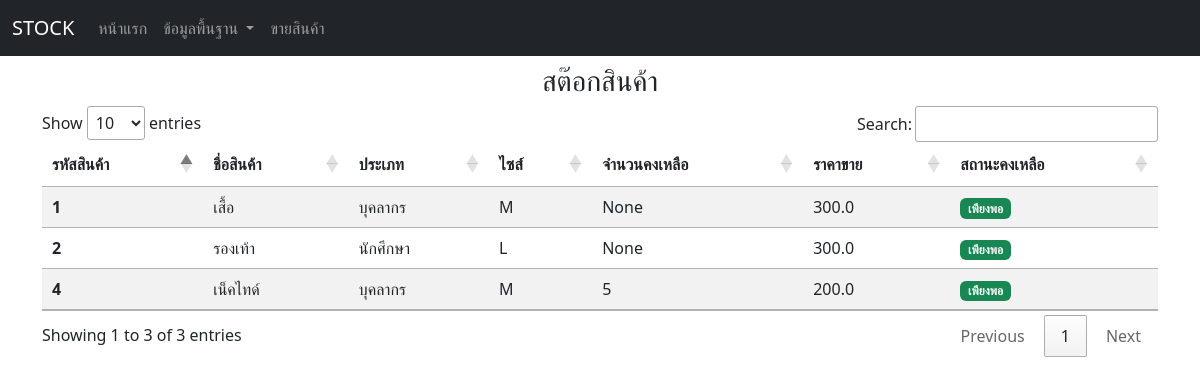
The page / on the database its author committed.
### myapp/models.py (models this page shows, shortened)
class STK_PRD(models.Model):
    PRD_NAME = models.CharField(max_length=100)
    TYPE_ID = models.ForeignKey(STK_TYPE, on_delete=models.CASCADE)
    SIZE_ID = models.ForeignKey(STK_SIZE, on_delete=models.CASCADE)
    PRD_NUMB = models.IntegerField(null=True)
    PRD_PRICE = models.FloatField()
    class Meta:
        unique_together = ['PRD_NAME', 'TYPE_ID', 'SIZE_ID']

class STK_TYPE(models.Model):
    TYPE_NAME = models.CharField(max_length=100)

class STK_SIZE(models.Model):
    SIZE_NAME = models.CharField(max_length=100)

### myapp/views.py (the view)
# urls.py: path('',views.index, name="index"),
def index(request):
    all_STK_PRD = STK_PRD.objects.all()
    return render(request, "index.html", {"all_STK_PRD": all_STK_PRD})

### myapp/templates/index.html (shortened to what this page needs)
{% extends "base.html" %}
{% block content %}
<h3 class="text-center">สต๊อกสินค้า</h3>
<table id="myTable" class="table table-striped table-hover">
  <thead>
    <tr>
      <th scope="col">รหัสสินค้า</th>
      <th scope="col">ชื่อสินค้า</th>
      <th scope="col">ประเภท</th>
      <th scope="col">ไซส์</th>
      <th scope="col">จำนวนคงเหลือ</th>
      <th scope="col">ราคาขาย</th>
      <th scope="col">สถานะคงเหลือ</th>
    </tr>
  </thead>
  <tbody>
    {% for STK_PRD in all_STK_PRD %}
    <tr>
      <th scope="row">{{ STK_PRD.id }}</th>
      <td>{{ STK_PRD.PRD_NAME }}</td>
      <td>{{ STK_PRD.TYPE_ID.TYPE_NAME }}</td>
      <td>{{ STK_PRD.SIZE_ID.SIZE_NAME }}</td>
      <td>{{ STK_PRD.PRD_NUMB }}</td>
      <td>{{ STK_PRD.PRD_PRICE }}</td>
      <td><span class="badge text-bg-success">เพียงพอ</span></td>
    </tr>
    {% endfor %}
  </tbody>
</table>
{% endblock %}

### myapp/templates/base.html (shortened to what this page needs)
<!DOCTYPE html>
<html lang="en">
<head>
  <link href="https://cdn.jsdelivr.net/npm/bootstrap@5.2.3/dist/css/bootstrap.min.css" rel="stylesheet"
>
    <link rel="stylesheet" type="text/css" href="https://cdn.datatables.net/1.10.25/css/jquery.dataTables.min.css">
    <link rel="stylesheet" href="path/to/fontawesome.css">
  </head>
  <body>
    <nav class="navbar navbar-expand-lg navbar-dark bg-dark">
      <div class="container-fluid">
        <a class="navbar-brand" href="#">STOCK</a>
      <div class="collapse navbar-collapse" id="navbarNav">
        <ul class="navbar-nav">
          <li class="nav-item">
            <a class="nav-link" aria-current="page" href="/">หน้าแรก</a>
          </li>
          <li class="nav-item">
            <li class="nav-item dropdown">
              <a class="nav-link dropdown-toggle" href="#" role="button" data-bs-toggle="dropdown" aria-expanded="false">
                ข้อมูลพื้นฐาน
              </a>
            </li>
          </li>
          <li class="nav-item">
            <a class="nav-link" href="/bs_sellprd">ขายสินค้า</a>
          </li>
        </ul>
      </div>
    </div>
  </nav>
  <div class="container my-2">
    {% block content %}
    {% endblock %}
  </div>
</body>
</html>

### rows shown on the page
STK_PRD: id "1", PRD_NAME "เสื้อ", TYPE_ID.TYPE_NAME "บุคลากร", SIZE_ID.SIZE_NAME "M", PRD_NUMB "None", PRD_PRICE "300.0"
STK_PRD: id "2", PRD_NAME "รองเท้า", TYPE_ID.TYPE_NAME "นักศึกษา", SIZE_ID.SIZE_NAME "L", PRD_NUMB "None", PRD_PRICE "300.0"
STK_PRD: id "4", PRD_NAME "เน็คไทด์", TYPE_ID.TYPE_NAME "บุคลากร", SIZE_ID.SIZE_NAME "M", PRD_NUMB "5", PRD_PRICE "200.0"
